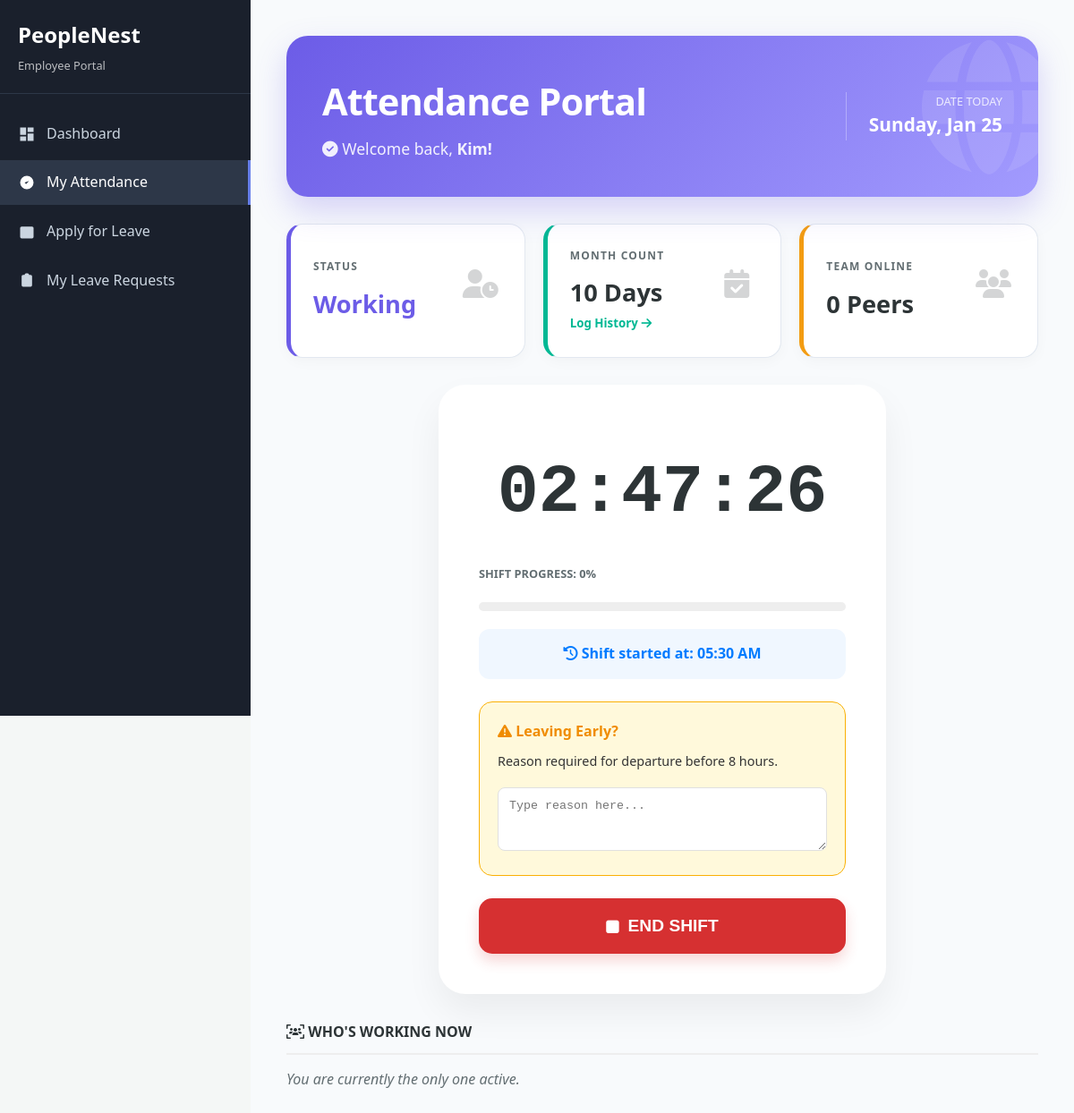
Screenshot of /my-attendance.php (signed in) with the database file from the repository.
### tables this page shows
CREATE TABLE `employees` (
  `id` int(11) NOT NULL,
  `user_id` int(11) DEFAULT NULL,
  `employee_id` varchar(20) NOT NULL,
  `first_name` varchar(50) NOT NULL,
  `last_name` varchar(50) NOT NULL,
  `leave_balance` int(11) DEFAULT 20,
  `email` varchar(100) NOT NULL,
  `phone` varchar(15) DEFAULT NULL,
  `department` varchar(50) NOT NULL,
  `designation` varchar(50) NOT NULL,
  `hire_date` date NOT NULL,
  `salary` decimal(10,2) DEFAULT NULL,
  `status` enum('active','inactive') DEFAULT 'active',
  `created_at` timestamp NOT NULL DEFAULT current_timestamp(),
  `updated_at` timestamp NOT NULL DEFAULT current_timestamp() ON UPDATE current_timestamp(),
  `sick_balance` int(11) DEFAULT 10,
  `casual_balance` int(11) DEFAULT 7,
  `annual_balance` int(11) DEFAULT 15,
  `maternity_balance` int(11) DEFAULT 90,
  `emergency_balance` int(11) DEFAULT 3
);

CREATE TABLE `attendance` (
  `id` int(11) NOT NULL,
  `employee_id` int(11) NOT NULL,
  `date` date NOT NULL,
  `status` enum('present','absent','leave') NOT NULL,
  `check_in_time` time DEFAULT NULL,
  `latitude` decimal(10,8) DEFAULT NULL,
  `longitude` decimal(11,8) DEFAULT NULL,
  `check_out_time` time DEFAULT NULL,
  `notes` text DEFAULT NULL,
  `created_by` int(11) DEFAULT NULL,
  `created_at` timestamp NOT NULL DEFAULT current_timestamp()
);

### my-attendance.php (the view, shortened to what this page needs)
<?php
$database = new Database();
$conn = $database->getConnection();
$user_id = $_SESSION['user_id'];
$today = date('Y-m-d');
$shift_requirement_minutes = 480;
$is_early_leave = false;
$stmt = $conn->prepare("SELECT id, first_name FROM employees WHERE user_id = ?");
$stmt->execute([$user_id]);
$employee = $stmt->fetch(PDO::FETCH_ASSOC);
$emp_id = $employee['id'];
$month_start = date('Y-m-01');
$stmt_month = $conn->prepare("SELECT COUNT(*) FROM attendance WHERE employee_id = ? AND date >= ?");
$stmt_month->execute([$emp_id, $month_start]);
$days_worked = $stmt_month->fetchColumn();
$stmt = $conn->prepare("SELECT * FROM attendance WHERE employee_id = ? AND date = ?");
$stmt->execute([$emp_id, $today]);
$today_record = $stmt->fetch(PDO::FETCH_ASSOC);
$progress_percent = 0;
if ($today_record && empty($today_record['check_out_time'])) {
    $start = new DateTime($today_record['check_in_time']);
    $now = new DateTime();
    $diff = $start->diff($now);
    $minutes_worked = ($diff->h * 60) + $diff->i;
    $progress_percent = min(100, round(($minutes_worked / $shift_requirement_minutes) * 100));
    if ($minutes_worked < $shift_requirement_minutes) {
        $is_early_leave = true;
    }
}
$stmt_others = $conn->prepare("SELECT e.first_name FROM attendance a JOIN employees e ON a.employee_id = e.id WHERE a.date = ? AND a.check_out_time IS NULL AND e.id != ?");
$stmt_others->execute([$today, $emp_id]);
$others_in = $stmt_others->fetchAll(PDO::FETCH_ASSOC);
?>
<!DOCTYPE html>
<html lang="en">
<head>
    <link rel="stylesheet" href="https://cdnjs.cloudflare.com/ajax/libs/font-awesome/6.4.0/css/all.min.css">
    <link rel="stylesheet" href="assets/css/style.css">
</head>
<body>
<div class="dashboard-container" style="display: flex;">
    <?php include 'includes/employee-sidebar.php'; ?>
    <div class="main-content" style="flex: 1;">
        <div class="portal-header">
            <div>
                <h1>Attendance Portal</h1>
                <p><i class="fa-solid fa-circle-check"></i> Welcome back, <strong><?php echo htmlspecialchars($employee['first_name']); ?>!</strong></p>
            </div>
            <div style="text-align: right; border-left: 1px solid rgba(255,255,255,0.3); padding-left: 25px; z-index: 1;">
                <div style="font-size: 0.8rem; text-transform: uppercase; opacity: 0.8;">Date Today</div>
                <div style="font-size: 1.3rem; font-weight: bold;"><?php echo date('l, M d'); ?></div>
            </div>
        </div>
        <div class="stats-container">
            <div class="stat-card" style="border-left-color: var(--primary);">
                <div>
                    <h4>Status</h4>
                    <p style="color: var(--primary);">
                        <?php echo ($today_record && $today_record['check_out_time']) ? 'Finished' : ($today_record ? 'Working' : 'Off-Duty'); ?>
                    </p>
                </div>
                <i class="fa-solid fa-user-clock stat-icon"></i>
            </div>
            <div class="stat-card" style="border-left-color: var(--success); cursor: pointer;" onclick="openHistory()">
                <div>
                    <h4>Month Count</h4>
                    <p><?php echo $days_worked; ?> Days</p>
                    <small style="color: var(--success); font-weight:bold;">Log History <i class="fa-solid fa-arrow-right"></i></small>
                </div>
                <i class="fa-solid fa-calendar-check stat-icon"></i>
            </div>
            <div class="stat-card" style="border-left-color: #f39c12;">
                <div>
                    <h4>Team Online</h4>
                    <p><?php echo count($others_in); ?> Peers</p>
                </div>
                <i class="fa-solid fa-users stat-icon"></i>
            </div>
        </div>
        <div class="clock-card">
            <div id="live-timer">00:00:00</div>
            <?php if ($today_record && empty($today_record['check_out_time'])): ?>
                <div style="text-align: left; margin-bottom: 20px;">
                    <span style="font-size: 0.8rem; color: var(--gray); font-weight: bold;">SHIFT PROGRESS: <?php echo $progress_percent; ?>%</span>
                    <div class="progress-container">
                    </div>
                </div>
            <?php endif; ?>
            <form method="POST" id="attendanceForm">
                <?php if (!$today_record): ?>
                    <button type="submit" name="btn_checkin" class="btn-clock btn-in">
                        <i class="fa-solid fa-play"></i> START SHIFT
                    </button>
                    <p id="gps-status" style="font-size: 0.7rem; color: var(--gray); margin-top: 10px;">Finding location...</p>
                <?php elseif ($today_record && empty($today_record['check_out_time'])): ?>
                    <div style="margin-bottom: 25px; padding: 15px; background: #f0f7ff; border-radius: 12px; color: #007bff; font-weight: 600;">
                        <i class="fa-solid fa-clock-rotate-left"></i> Shift started at: <?php echo date('h:i A', strtotime($today_record['check_in_time'])); ?>
                    </div>
                    <?php if ($is_early_leave): ?>
                        <div class="early-box">
                            <strong style="color: #f08c00;"><i class="fa-solid fa-triangle-exclamation"></i> Leaving Early?</strong>
                            <p style="font-size: 0.9rem; margin: 8px 0;">Reason required for departure before 8 hours.</p>
                            <textarea name="early_leave_reason" class="reason-input" rows="3" placeholder="Type reason here..." required></textarea>
                        </div>
                    <?php endif; ?>
                    <button type="submit" name="btn_checkout" class="btn-clock btn-out">
                        <i class="fa-solid fa-stop"></i> END SHIFT
                    </button>
                <?php endif; ?>
            </form>
        </div>
        <div class="team-feed">
            <h4 style="margin-bottom: 15px; color: var(--dark); border-bottom: 2px solid #eee; width: 100%; padding-bottom: 10px;">
                <i class="fa-solid fa-users-viewfinder"></i> WHO'S WORKING NOW
            </h4>
            <div style="display: flex; flex-wrap: wrap; gap: 15px;">
                <?php if(empty($others_in)): ?>
                    <span style="color: var(--gray); font-style: italic;">You are currently the only one active.</span>
                <?php else: foreach($others_in as $peer): ?>
                    <div style="background: white; padding: 10px 20px; border-radius: 50px; box-shadow: 0 4px 10px rgba(0,0,0,0.05); font-size: 0.9rem; font-weight: 600;">
                        <span class="user-dot"></span> <?php echo $peer['first_name']; ?>
                    </div>
                <?php endforeach; endif; ?>
            </div>
        </div>
    </div>
</div>
</body>
</html>

### assets/css/style.css (style rules this page uses)
* { margin: 0; padding: 0; box-sizing: border-box; }
body { font-family: "Segoe UI", Tahoma, Geneva, Verdana, sans-serif; line-height: 1.6; color: #333; background-color: #f8fafc; }
.main-content { flex: 1; margin-left: 280px; background-color: #f8fafc; }
.stat-card { background: white; padding: 25px; border-radius: 12px; box-shadow: 0 1px 3px rgba(0, 0, 0, 0.1); border-left: 4px solid #667eea; }
.stat-icon { width: 48px; height: 48px; border-radius: 12px; display: flex; align-items: center; justify-content: center; margin-bottom: 15px; }
.stat-card { transition: all 0.3s ease; border-left: none; border: 1px solid #e2e8f0; }

### my-attendance.php (style rules this page uses)
:root { --primary: #6c5ce7; --secondary: #a29bfe; --success: #00b894; --danger: #d63031; --dark: #2d3436; --gray: #636e72; --light-bg: #f4f7f6; }
body { background-color: var(--light-bg); font-family: 'Segoe UI', Roboto, sans-serif; margin: 0; }
.main-content { padding: 40px; display: flex; flex-direction: column; align-items: center; min-height: 100vh; }
.portal-header { width: 100%; max-width: 900px; background: linear-gradient(135deg, var(--primary) 0%, var(--secondary) 100%); padding: 40px; border-radius: 24px; margin-bottom: 30px; color: white; box-shadow: 0 15px 35px rgba(108, 92, 231, 0.25); display: flex; justify-content: space-between; align-items: center; position: relative; overflow: hidden; }
.portal-header::after { content: "\f0ac"; font-family: "Font Awesome 6 Free"; font-weight: 900; position: absolute; right: -20px; bottom: -20px; font-size: 150px; opacity: 0.1; }
.portal-header h1 { margin: 0; font-size: 2.6rem; font-weight: 800; letter-spacing: -1px; }
.portal-header p { margin: 5px 0 0; opacity: 0.9; font-size: 1.1rem; }
.stats-container { display: flex; gap: 20px; width: 100%; max-width: 900px; margin-bottom: 30px; }
.stat-card { flex: 1; background: white; padding: 25px; border-radius: 18px; box-shadow: 0 4px 15px rgba(0,0,0,0.03); border-left: 5px solid var(--primary); transition: all 0.3s cubic-bezier(0.4, 0, 0.2, 1); display: flex; justify-content: space-between; align-items: center; }
.stat-card h4 { margin: 0; color: var(--gray); font-size: 0.75rem; text-transform: uppercase; letter-spacing: 1.2px; font-weight: 700; }
.stat-card p { margin: 10px 0 0; font-size: 1.7rem; font-weight: 800; color: var(--dark); }
.stat-icon { font-size: 2rem; opacity: 0.2; color: var(--dark); }
.clock-card { width: 100%; max-width: 500px; background: white; padding: 45px; border-radius: 30px; box-shadow: 0 20px 40px rgba(0,0,0,0.06); text-align: center; }
#live-timer { font-size: 4.8rem; font-weight: 900; color: var(--dark); margin: 15px 0; font-family: 'Courier New', monospace; }
.progress-container { background: #eee; border-radius: 10px; height: 10px; margin: 20px 0; overflow: hidden; width: 100%; }
.btn-clock { width: 100%; padding: 20px; font-size: 1.2rem; border-radius: 15px; border: none; cursor: pointer; font-weight: bold; transition: all 0.3s ease; color: white; text-transform: uppercase; display: flex; align-items: center; justify-content: center; gap: 10px; }
.btn-out { background: var(--danger); box-shadow: 0 8px 15px rgba(214, 48, 49, 0.2); }
.early-box { background: #fff9db; border: 1px solid #fab005; padding: 20px; border-radius: 15px; margin-bottom: 25px; text-align: left; }
.reason-input { width: 100%; margin-top: 10px; padding: 12px; border-radius: 8px; border: 1px solid #e0e0e0; box-sizing: border-box; }
.team-feed { width: 100%; max-width: 900px; margin-top: 30px; display: flex; flex-direction: column; align-items: flex-start; }

### rows the page displays
employees: first_name "Kim"
attendance: check_in_time "0", check_in_time "05:30 AM"

### other values shown
$days_worked "10"
count($others_in) "0"
